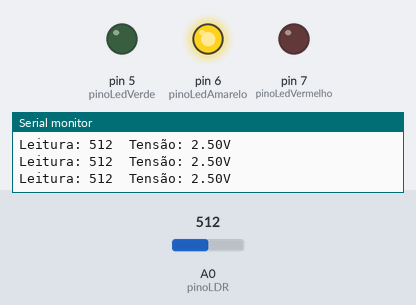
The sketch below on a simulated Arduino Uno, built with avr-gcc and run on an emulated ATmega328P. Parts: output pins drawn as LEDs (lit = HIGH), the last lines printed to the serial monitor. Inputs (shaded band) come from the test bench; at power-on: A0 (pinoLDR) = 512.

Above: at 1.2 s.
1.3 s: A0 (pinoLDR) set to 676
At 1.8 s:
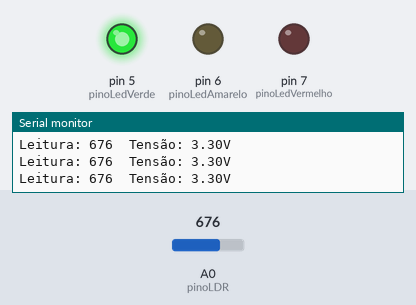
2.8 s: A0 (pinoLDR) set to 323
At 3.4 s:
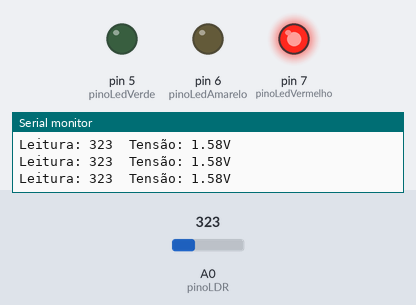
4.3 s: A0 (pinoLDR) set to 0
At 5.0 s:
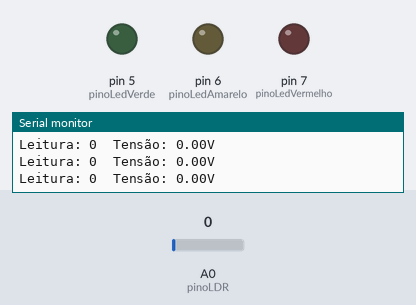
Timing chart, 0 to 7.3 s (numbered marks = the images above; inputs shaded):
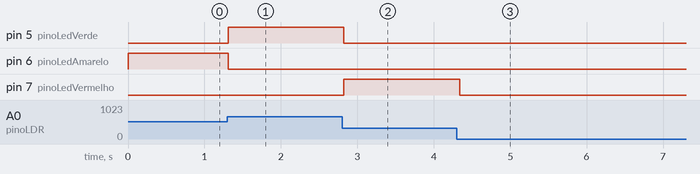

The sketch:

acender_led_por_meio_de_sensor_de_luminosidade.ino
```cpp
const int pinoLDR = A0; // sensor de luminosidade
const int pinoLedVermelho = 7 ; // LED Vermelho
const int pinoLedAmarelo = 6 ; // LED Amarelo
const int pinoLedVerde = 5 ; // LED Verde
int leitura = 0; // vlr que o sensor leu
float tensao = 0.0; // variável para armazenar a tensão do sensor

void setup() {
  // Inicia e configura a Serial
  Serial.begin(9600); // 9600bps

  pinMode(pinoLDR, INPUT) ;
  pinMode(pinoLedVermelho, OUTPUT) ;
  pinMode(pinoLedAmarelo, OUTPUT) ;
  pinMode(pinoLedVerde, OUTPUT) ;

}

void loop() {

  leitura = analogRead(pinoLDR) ;
  // imprime valor lido pelo arduino (0 a 1023)
  Serial.print("Leitura: ");
  Serial.print(leitura);
  Serial.print("\t"); // tabulacao

  // converte e imprime o valor em tensão elétrica
  tensao = leitura * 5.0 / 1023.0;
  Serial.print("Tensão: ");
  Serial.print(tensao);
  Serial.print("V");

  Serial.println(); // nova linha

  if(leitura > 0 && leitura < 333) {
    digitalWrite(pinoLedVermelho, HIGH) ;
    digitalWrite(pinoLedAmarelo, LOW) ;
    digitalWrite(pinoLedVerde, LOW) ;
  } else if(leitura > 333 && leitura < 666) {
    digitalWrite(pinoLedVermelho, LOW) ;
    digitalWrite(pinoLedAmarelo, HIGH) ;
    digitalWrite(pinoLedVerde, LOW) ;
  } else if(leitura > 666 ) {
    digitalWrite(pinoLedVermelho, LOW) ;
    digitalWrite(pinoLedAmarelo, LOW) ;
    digitalWrite(pinoLedVerde, HIGH) ;
  } else {
    digitalWrite(pinoLedVermelho, LOW) ;
    digitalWrite(pinoLedAmarelo, LOW) ;
    digitalWrite(pinoLedVerde, LOW) ;
  }
  delay(100) ;
}
```

Measured:
- after the input at 1.3 s, pin 5 (pinoLedVerde): LOW → HIGH at once; pin 6 (pinoLedAmarelo): HIGH → LOW at once
- after the input at 2.8 s, pin 5 (pinoLedVerde): HIGH → LOW at once; pin 7 (pinoLedVermelho): LOW → HIGH at once
- after the input at 4.3 s, pin 7 (pinoLedVermelho): HIGH → LOW at once
